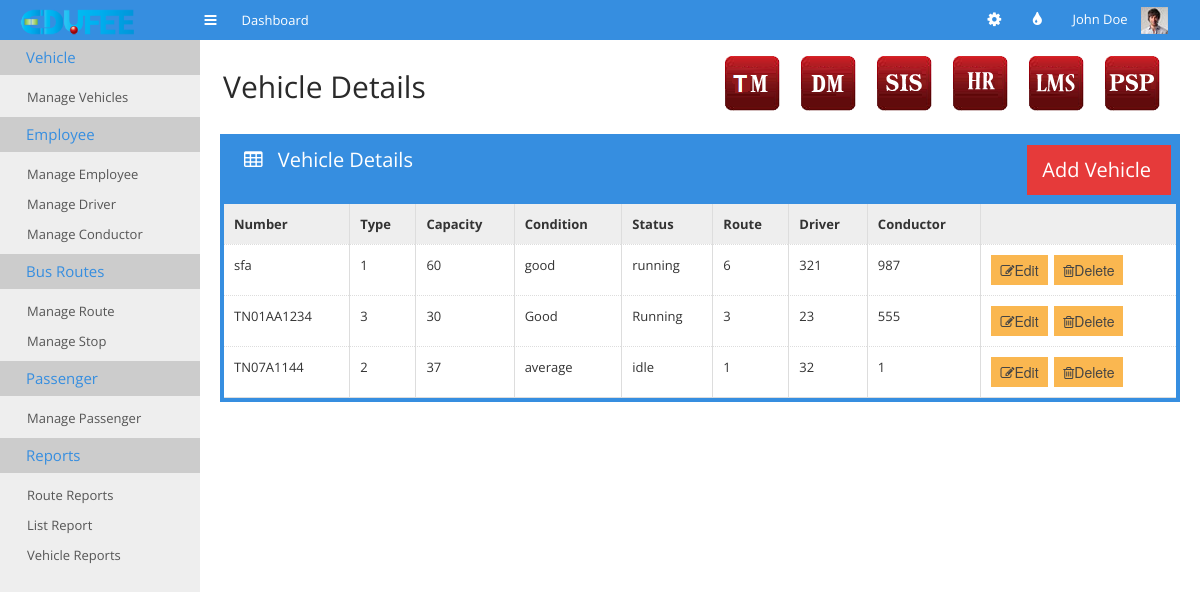
Before: /tm-manage-vehicles.php with the older database file.
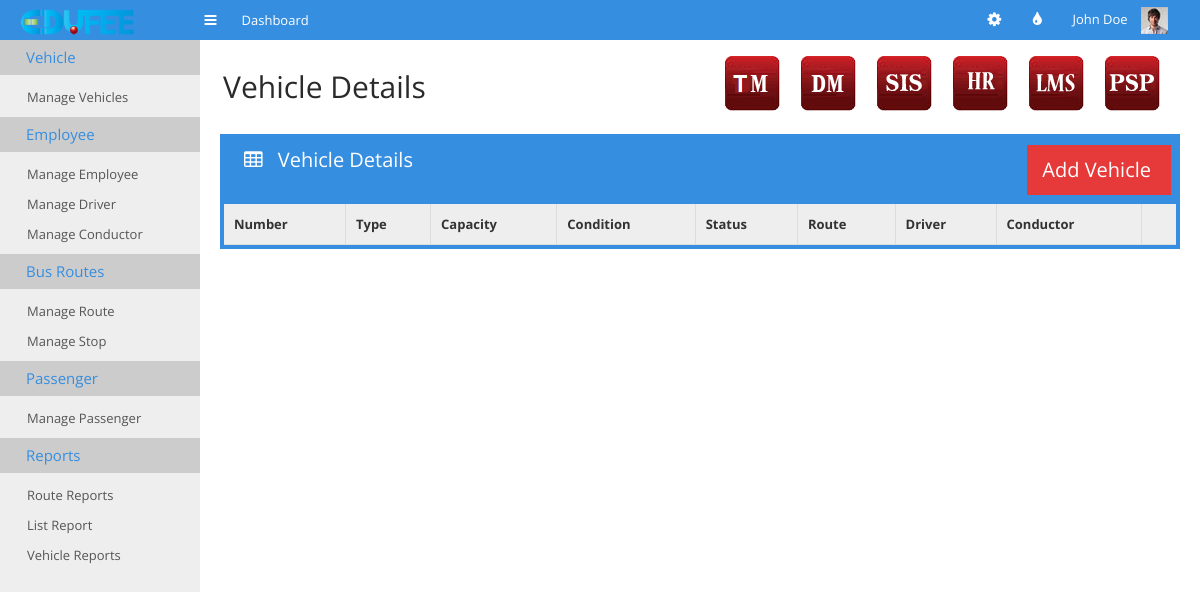
After: the same page with the newer database file.
### tables this page shows
CREATE TABLE IF NOT EXISTS `tm_vehicle_details` (
  `institute_id` int(11) NOT NULL,
  `number` varchar(20) DEFAULT NULL,
  `type` text,
  `capacity` int(11) DEFAULT NULL,
  `vehicle_condition` text,
  `vehicle_status` text,
  `route` int(11) DEFAULT NULL,
  `driver` int(11) DEFAULT NULL,
  `conductor` int(11) DEFAULT NULL
);

### tm-manage-vehicles.php (the view, shortened to what this page needs)
 <!doctype html>
<html>
<head>
	<link rel="stylesheet" href="css/bootstrap.min.css">
	<link rel="stylesheet" href="css/bootstrap-responsive.min.css">
	<link rel="stylesheet" href="css/plugins/jquery-ui/smoothness/jquery-ui.css">
	<link rel="stylesheet" href="css/plugins/jquery-ui/smoothness/jquery.ui.theme.css">
	<link rel="stylesheet" href="css/style.css">
	<link rel="stylesheet" href="css/themes.css">
</head>
<body>
	<div id="navigation">
		<div class="container-fluid">
			<a href="#" id="brand"></a>
			<a href="#" class="toggle-nav" rel="tooltip" data-placement="bottom" title="Toggle navigation"><i class="icon-reorder"></i></a>
			<ul class='main-nav'>
				<li>
					<a href="index.html">
						<span>Dashboard</span>
					</a>
				</li>
			</ul>
			<div class="user">
				<ul class="icon-nav">
					<li class="dropdown sett">
						<a href="#" class='dropdown-toggle' data-toggle="dropdown"><i class="icon-cog"></i></a>
					</li>
					<li class='dropdown colo'>
						<a href="#" class='dropdown-toggle' data-toggle="dropdown"><i class="icon-tint"></i></a>
					</li>
				</ul>
				<div class="dropdown">
					<a href="#" class='dropdown-toggle' data-toggle="dropdown">John Doe <img src="img/demo/user-avatar.jpg" alt=""></a>
				</div>
			</div>
		</div>
	</div>
	<div class="container-fluid" id="content">
		<?php
require_once "cms.php";
?>
		<div id="main">
			<div class="container-fluid">
				<div class="page-header">
					<div class="pull-left">
						<h1>Vehicle Details</h1>
					</div>
					<div class="pull-right">
					    <ul class="minitiles" style="display:inline !important;">
					    	<li><a href="tm_main.html"><img src="img/tm_icon.png" alt=""></a></li>
					        <li><a href="http://www.edufee.com/subscribe_donation/"><img src="img/dm_icon.png" alt=""></a></li>
					        <li> <a href="http://www.edufee.com/SIS/home/"><img src="img/sis_icon.png" alt="" style="border:none;" border="0"/></a> </li>
					    	<li><a href="http://www.edufee.com/hrm/symfony/web/index.php/admin/LandingPage"><img src="img/hr_icon.png" alt=""></a></li>
					        <li> <a href="http://www.edufee.com/openbiblio/catalog/home.php"><img src="img/lms_icon.png" alt="" style="border:none;" border="0"/></a> </li>
					      <li><a href="http://www.edufee.com/psp_dashboard/psp"><img src="img/psp_icon.png" alt="" border="0"/>
					      </a></li>
					    </ul>
					</div>
				</div>
			<div class="row-fluid">
					<div class="span12">
						<div class="box box-color box-bordered">
							<div class="box-title">
								<h3>
									<i class="icon-table"></i>
									Vehicle Details
								</h3>
								<div class="pull-right" style="margin-right: 5px;">
									<ul class="pull-right stats"><li class="lightred">
											<a href="tm-add-vehicle.php">
												<div  style="margin-right: 5px;">
													<h3>Add Vehicle</h3>
												</div>
											</a>
										</li></ul>
								</div>
							</div>
							<div class="box-content nopadding">
								<table class="table table-hover table-nomargin table-bordered">
									<thead>
										<tr>
											<th>Number</th>
											<th>Type</th>
											<th class='hidden-350'>Capacity</th>
											<th class="hidden-480">Condition</th>
											<th class='hidden-1024'>Status</th>
											<th class="hidden-1024">Route</th>
											<th class="hidden-1024">Driver</th>
											<th class="hidden-1024">Conductor</th>
											<th></th>
										</tr>
									</thead>
									<tbody>
									<?php
										require_once "datas.php";
										$dbconnection = connectSQL($dbdetails);
										if(mysqli_connect_errno())
								        {
								            echo "db_connection_fail";
								        }
								        else
								        {
								        	$sql="select * from tm_vehicle_details";
								        	$result=mysqli_query($dbconnection,$sql);
								        	while($row=mysqli_fetch_array($result))
											{
												echo '<tr><td>'.$row['number'].'</td><td>'.$row['type'].'</td><td class="hidden-350">'
													.$row['capacity'].'</td><td class="hidden-480">'.$row['vehicle_condition']
													.'</td><td class="hidden-1024">'.$row['vehicle_status'].'</td><td class="hidden-1024">'
													.$row['route'].'</td><td class="hidden-1024">'.$row['driver'].'</td><td class="hidden-1024">'
													.$row['conductor'].'</td><td><button class="edit btn btn-warning" value="'.$row['number']
													.'"><i class="icon-edit"></i>Edit</button><span>&nbsp&nbsp</span><button class="delete btn btn-warning" value="'.$row['number']
													.'"><i class="icon-trash"></i>Delete</button></td></tr>';
											}
								        }
									?>
									</tbody>
								</table>
							</div>
						</div>
					</div>
				</div>
			</div>
		</div>
</body>
</html>

Changed rows visible on the page:
removed tm_vehicle_details: number "sfa", type "1", capacity "60", vehicle_condition "good", vehicle_status "running", route "6", driver "321", conductor "987"
removed tm_vehicle_details: number "TN01AA1234", type "3", capacity "30", vehicle_condition "Good", vehicle_status "Running", route "3", driver "23", conductor "555"
removed tm_vehicle_details: number "TN07A1144", type "2", capacity "37", vehicle_condition "average", vehicle_status "idle", route "1", driver "32", conductor "1"
